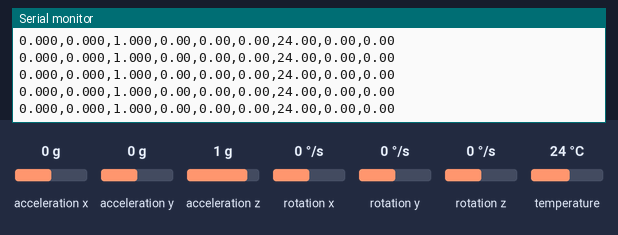
The program below on a simulated Arduino Uno, built with avr-gcc and run on an emulated ATmega328P. Parts: the last lines printed to the serial monitor. Wiring (from diagram.json): MPU-6050 motion sensor at I2C address 0x68. Inputs (shaded band) come from the test bench; at power-on: acceleration x 0 g, acceleration y 0 g, temperature 24 °C, acceleration z 1 g, rotation x 0 °/s, rotation y 0 °/s, rotation z 0 °/s.

Above: at 1.3 s.
1.4 s: acceleration x set to -1.4 g
At 1.53 s:
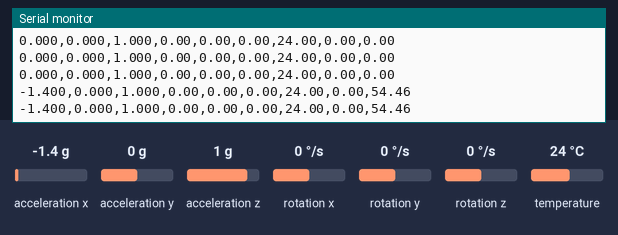
2.9 s: acceleration y set to -1.4 g
At 2.99 s:
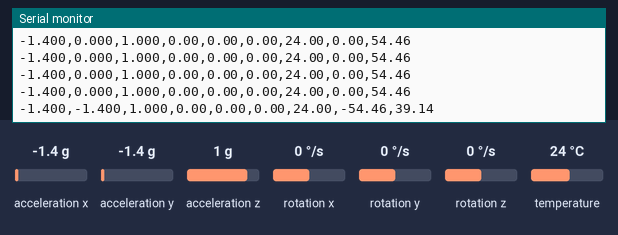
4.4 s: temperature set to 1 °C
At 4.45 s:
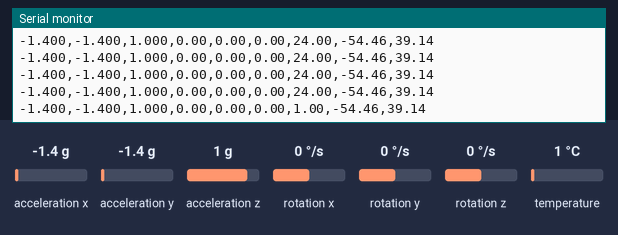
7.4 s: acceleration z set to -1.4 g
At 7.48 s:
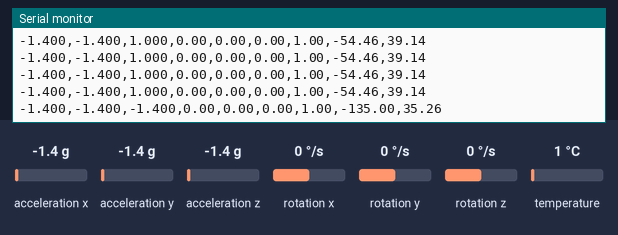
8.9 s: rotation x set to -192 °/s
At 8.94 s:
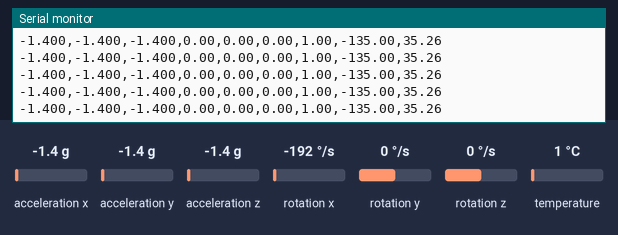

Measured:
- after the input at 1.4 s, the serial monitor: prints a new line at once (image 1)
- after the input at 2.9 s, the serial monitor: prints a new line after 0.09 s (image 2)
- after the input at 4.4 s, the serial monitor: prints a new line after 0.05 s (image 3)
- after the input at 7.4 s, the serial monitor: prints a new line after 0.08 s (image 4)

The program:

main.cpp
```cpp
#include <Wire.h>
#include <Arduino.h>
#include <math.h>

// MPU6050 I2C address
const int MPU6050_ADDR = 0x68;

// Register addresses
const int ACCEL_XOUT_H = 0x3B;
const int ACCEL_YOUT_H = 0x3D;
const int ACCEL_ZOUT_H = 0x3F;
const int TEMP_OUT_H = 0x41;
const int GYRO_XOUT_H = 0x43;
const int GYRO_YOUT_H = 0x45;
const int GYRO_ZOUT_H = 0x47;

// Variables for raw data
int16_t accelX, accelY, accelZ;
int16_t gyroX, gyroY, gyroZ;
int16_t temperatureRaw;

// Variables for converted data
float ax, ay, az;        // Accelerometer values in g
float gx, gy, gz;        // Gyroscope values in degrees/second
float temperature;       // Temperature in °C

// Calculated angles
float roll, pitch;

// Timing for consistent output
unsigned long lastPrint = 0;
const int printInterval = 100; // Print every 100ms

// Function prototypes
void setup();
void loop();
int16_t read16BitRegister(int reg);
void readMPU6050Data();
void convertData();
void calculateAngles();
void sendJSONData();
void sendCompactData();

void setup() {
    Serial.begin(9600);
    Wire.begin();

    // Initialize MPU6050 - wake up the device
    Wire.beginTransmission(MPU6050_ADDR);
    Wire.write(0x6B);  // PWR_MGMT_1 register
    Wire.write(0);     // Write 0 to wake up MPU6050
    Wire.endTransmission();

    delay(100);

    // Print header for Python parser
    Serial.println("MPU6050 Sensor Started");
    Serial.println("Format: ACCEL: X,Y,Z | GYRO: X,Y,Z | TEMP: C | ROLL,PITCH");
}

void loop() {
    // Read all data
    readMPU6050Data();

    // Convert raw values to meaningful units
    convertData();

    // Calculate roll and pitch angles
    calculateAngles();

    // Send data at regular intervals
    if (millis() - lastPrint >= printInterval) {
        sendCompactData();  // Easy-to-parse format for Python
        lastPrint = millis();
    }

    delay(10); // Small delay for stability
}

int16_t read16BitRegister(int reg) {
    int16_t value = 0;

    // Request the register data
    Wire.beginTransmission(MPU6050_ADDR);
    Wire.write(reg);
    Wire.endTransmission(false);

    // Read 2 bytes from the register
    Wire.requestFrom(MPU6050_ADDR, 2);
    while(Wire.available() < 2);

    uint8_t highByte = Wire.read();
    uint8_t lowByte = Wire.read();

    // Combine high and low bytes into 16-bit value
    value = (highByte << 8) | lowByte;

    return value;
}

void readMPU6050Data() {
    // Read Accelerometer data (16-bit values)
    accelX = read16BitRegister(ACCEL_XOUT_H);
    accelY = read16BitRegister(ACCEL_YOUT_H);
    accelZ = read16BitRegister(ACCEL_ZOUT_H);

    // Read Gyroscope data
    gyroX = read16BitRegister(GYRO_XOUT_H);
    gyroY = read16BitRegister(GYRO_YOUT_H);
    gyroZ = read16BitRegister(GYRO_ZOUT_H);

    // Read Temperature data
    temperatureRaw = read16BitRegister(TEMP_OUT_H);
}

void convertData() {
    // Convert accelerometer values to g (assuming ±2g range)
    // Sensitivity for ±2g range is 16384 LSB/g
    ax = accelX / 16384.0;
    ay = accelY / 16384.0;
    az = accelZ / 16384.0;

    // Convert gyroscope values to degrees/second (assuming ±250°/s range)
    // Sensitivity for ±250°/s range is 131 LSB/°/s
    gx = gyroX / 131.0;
    gy = gyroY / 131.0;
    gz = gyroZ / 131.0;

    // Convert temperature
    // Temperature in °C = (TEMP_OUT / 340.0) + 36.53
    temperature = (temperatureRaw / 340.0) + 36.53;
}

void calculateAngles() {
    // Calculate roll (X-axis rotation)
    roll = atan2(ay, az) * 180 / PI;

    // Calculate pitch (Y-axis rotation)
    pitch = atan2(-ax, sqrt(ay*ay + az*az)) * 180 / PI;
}

void sendCompactData() {
    // Send data in CSV format: ax,ay,az,gx,gy,gz,temp,roll,pitch
    // This is the easiest format for Python to parse
    Serial.print(ax, 3); Serial.print(",");
    Serial.print(ay, 3); Serial.print(",");
    Serial.print(az, 3); Serial.print(",");
    Serial.print(gx, 2); Serial.print(",");
    Serial.print(gy, 2); Serial.print(",");
    Serial.print(gz, 2); Serial.print(",");
    Serial.print(temperature, 2); Serial.print(",");
    Serial.print(roll, 2); Serial.print(",");
    Serial.println(pitch, 2);
}

void sendJSONData() {
    // Alternative JSON format (commented out for performance)
    // Serial.print("{\"ax\":");
    // Serial.print(ax, 3);
    // Serial.print(",\"ay\":");
    // Serial.print(ay, 3);
    // Serial.print(",\"az\":");
    // Serial.print(az, 3);
    // Serial.print(",\"gx\":");
    // Serial.print(gx, 2);
    // Serial.print(",\"gy\":");
    // Serial.print(gy, 2);
    // Serial.print(",\"gz\":");
    // Serial.print(gz, 2);
    // Serial.print(",\"temp\":");
    // Serial.print(temperature, 2);
    // Serial.print(",\"roll\":");
    // Serial.print(roll, 2);
    // Serial.print(",\"pitch\":");
    // Serial.print(pitch, 2);
    // Serial.println("}");
}
```
